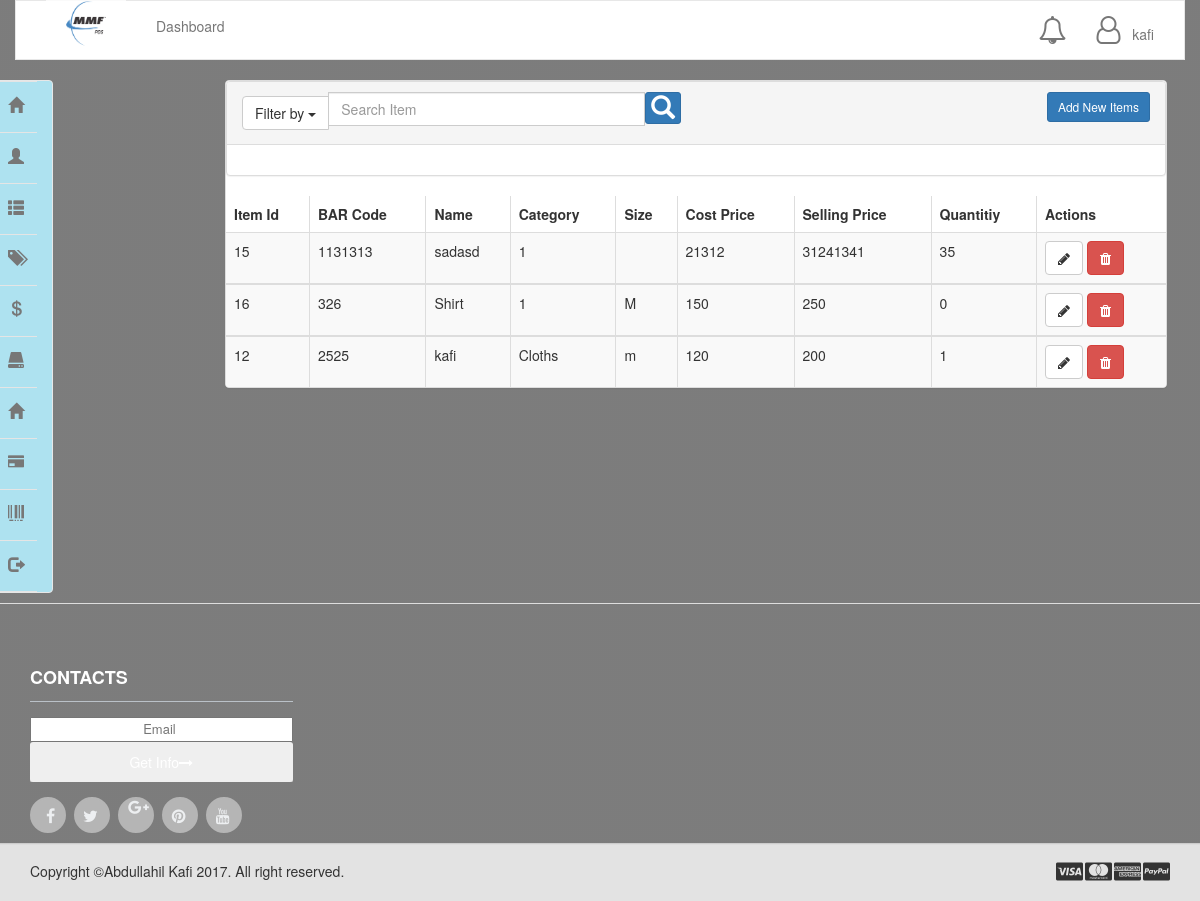
The page /items.php (signed in) on the database its author committed.
### tables this page shows
CREATE TABLE `items` (
  `id` varchar(30) NOT NULL,
  `barcode` varchar(45) NOT NULL,
  `name` varchar(45) NOT NULL,
  `category` varchar(45) NOT NULL,
  `size` varchar(45) NOT NULL,
  `cprice` int(11) NOT NULL,
  `sprice` int(11) NOT NULL,
  `quantity` int(11) NOT NULL
);

### function.php (called while the page is built, shortened)
<?php
require("connection.php");
function select($qry){
	global $con;
	$run = mysqli_query($con, $qry);
	return $run;
}

### items.php (the view, shortened to what this page needs)
<?php
    require("header.php");
?>
    <div class="panel panel-default">
      <table class="table">
          <div class="panel panel-default panel-table">
              <div class="panel-heading">
                <div class="row">
                  <div class="col col-xs-6">
                    <div class="input-group">
                    <div class="input-group-btn search-panel">
                        <button type="button" class="btn btn-default dropdown-toggle" data-toggle="dropdown">
                          <span id="search_concept">Filter by</span> <span class="caret"></span>
                        </button>
                    </div>
                    <form method="POST" action="itemsSearch.php" >
                    <input type="text" class="form-control" name="search" placeholder="Search Item" id="str" value="">
                    <span class="input-group-btn">
                        <p data-placement="top" data-toggle="tooltip" title="Edit"><button class="btn btn-primary btn-xs" type="submit" data-title="Edit" data-toggle="modal" data-target="#edit" value="ser" name="submit" ><span class="glyphicon glyphicon-search fa-2x"></span></button></p>
                    </span>
                </div>
                  </div>
                  <div class="col col-xs-6 text-right imp" style="float: right !important;">
                    <a href="edit_items_add.php" style="text-decoration: none; color: #ffffff;"><button type="button" class="btn btn-sm btn-primary btn-create">Add New Items</button></a>
                  </div>
                </div>
              </div>
              <div class="panel-body">
                <table class="table table-striped table-bordered table-list">
                  <thead>
                    <tr>
                        <th>Item Id</th>
                        <th>BAR Code</th>
                        <th>Name</th>
                        <th>Category</th>
                        <th>Size</th>
                        <th>Cost Price</th>
                        <th>Selling Price</th>
                        <th>Quantitiy</th>
                        <th>Actions</th>
                    </tr>
                  </thead>
                    <?php
                    $run = select("SELECT * FROM  items");
                    while($row=mysqli_fetch_array($run)){
                    ?>
                    <tbody>
                    <tr>
                        <td class="hidden-xs"><?php echo $row['id']; ?></td>
                        <td class="hidden-xs"><?php echo $row['barcode']; ?></td>
                        <td><?php echo $row['name']; ?></td>
                        <td><?php echo $row['category']; ?></td>
                        <td><?php echo $row['size']; ?></td>
                        <td><?php echo $row['cprice']; ?></td>
                        <td><?php echo $row['sprice']; ?></td>
                        <td><?php echo $row['quantity']; ?></td>
                        <td><a class="btn btn-default" href="edit_items_add.php?edt=<?php echo $row['id']; ?>"><em
                                        class="fa fa-pencil"></em></a>
                            <a class="btn btn-danger" href="items.php?del=<?php echo $row['id']; ?>"><em
                                        class="fa fa-trash"></em></a></td>
                    </tr>
                    <?php
                    }
                    ?>
                    </tbody>
                </table>
              </div>
</div>
</div>
<?php
    include("footer.php");
    ?>

### header.php (shortened to what this page needs)
<?php
require("function.php");
?>
<!DOCTYPE html>
<html lang="en">
<head>
	<link rel="stylesheet" href="css/bootstrap.min.css">
	<link rel="stylesheet" type="text/css" href="css/font-awesome.min.css">
	<link rel="stylesheet" type="text/css" href="style.css">
    <link rel="stylesheet" type="text/css" href="cartcss.css">
</head>
<body onload="startTime()">
  <div class="container">
    <div class="row">
          <nav class="navbar navbar-default nav-btm ctmenu" data-spy= data-offset-top="0" data-offset-bottom="200">
            <div class="container-fluid">
                <div class="navbar-header">
                  <a class="navbar-brand" href="#"><img src="images/logo.png" id="logo"></a>
                </div>
                <div class="collapse navbar-collapse" id="bs-example-navbar-collapse-1">
                  <ul class="nav navbar-nav">
                    <li class=""><a href="index.html">Dashboard</a></li>
                  </ul>
                    <ul class="nav navbar-nav navbar-right">
                      <li><div id="txt"></div></li>
                      <li><a href="#"><i class="fa fa-bell-o fa-2x" aria-hidden="true"></i></a></li>
                        <li><a href="#"><i class="fa fa-user-o fa-2x" aria-hidden="true"></i>&nbsp;&nbsp; <?php echo $_SESSION['usr']; ?></a></li>
                    </ul>
                </div>
            </div>
          </nav>
      </div>
    <div class="row">
    <div class ="sidebarcustom col-md-2">
    <nav class="navbar navbar-default sidebar col-md-12 sideee" role="navigation">
    <div class="container-fluid">
    <div class="collapse navbar-collapse" id="bs-sidebar-navbar-collapse-1">
      <ul class="nav navbar-nav">
        <li><a href="home.php">Dashboard<span style="font-size:16px;" class="pull-right hidden-xs showopacity glyphicon glyphicon-home"></span></a></li>
        <li><a href="customers.php">Customers<span style="font-size:16px;"></span><span style="font-size:16px;" class="pull-right hidden-xs showopacity glyphicon glyphicon-user"></span></a></li>
        <li ><a href="items.php">Items<span style="font-size:16px;" class="pull-right hidden-xs showopacity glyphicon glyphicon-th-list"></span></a></li>
        <li ><a href="pricerules.php">Price Rules<span style="font-size:16px;" class="pull-right hidden-xs showopacity glyphicon glyphicon-tags"></span></a></li>
        <li ><a href="salev1.php">Sale<span style="font-size:16px;" class="pull-right hidden-xs showopacity glyphicon glyphicon-usd"></span></a></li>
        <li ><a href="storage.php">Storage<span style="font-size:16px;" class="pull-right hidden-xs showopacity glyphicon glyphicon-hdd"></span></a></li>
        <li ><a href="locations.php">Locations<span style="font-size:16px;" class="pull-right hidden-xs showopacity glyphicon glyphicon-home"></span></a></li>
        <li ><a href="giftcards.php">Gift Cards<span style="font-size:16px;" class="pull-right hidden-xs showopacity glyphicon glyphicon-credit-card"></span></a></li>
        <li ><a href="barcode.php">Barcode<span style="font-size:16px;" class="pull-right hidden-xs showopacity glyphicon glyphicon-barcode"></span></a></li>
        <li ><a href="home.php?out=<?php echo $_SESSION['usr']; ?>">Log Out<span style="font-size:16px;" class="pull-right hidden-xs showopacity glyphicon glyphicon-log-out"></span></a></li>
      </ul>
    </div>
  </div>
</nav>
</div>
<div class="contents col-md-10">

### footer.php (shortened to what this page needs)
</div>
<footer>
    <div class="footer" id="footer">
        <div class="container">
            <div class="row">
                <div class="col-lg-3  col-md-3 col-sm-6 col-xs-12 ">
                    <h3>Contacts</h3>
                    <ul>
                        <li>
                            <div class="input-append newsletter-box text-center">
                                <input type="text" class="full text-center" placeholder="Email ">
                                <button class="btn  bg-gray" type="button">Get Info<i class="fa fa-long-arrow-right"> </i> </button>
                            </div>
                        </li>
                    </ul>
                    <ul class="social">
                        <li> <a href="https://www.facebook.com/kafiabdullah1"> <i class=" fa fa-facebook"> </i></a></li>
                        <li> <a href="#"> <i class="fa fa-twitter">   </i> </a> </li>
                        <li> <a href="#"> <i class="fa fa-google-plus">   </i> </a> </li>
                        <li> <a href="#"> <i class="fa fa-pinterest">   </i> </a> </li>
                        <li> <a href="#"> <i class="fa fa-youtube">   </i> </a> </li>
                    </ul>
                </div>
            </div>
        </div>
    </div>
    <div class="footer-bottom">
        <div class="container">
            <p class="pull-left"> Copyright ©Abdullahil Kafi 2017. All right reserved. </p>
            <div class="pull-right">
                <ul class="nav nav-pills payments">
                  <li><i class="fa fa-cc-visa"></i></li>
                    <li><i class="fa fa-cc-mastercard"></i></li>
                    <li><i class="fa fa-cc-amex"></i></li>
                    <li><i class="fa fa-cc-paypal"></i></li>
                </ul>
            </div>
        </div>
    </div>
</footer>
</body>
</html>

### style.css (style rules this page uses)
body { background: linear-gradient(rgba(0,0,0,.3),rgba(0,0,0,.3)), rgba(0,0,0,.3) url(images/body1.jpg); background-size: cover; }
.ctmenu { background: #ffffff !important; z-index: 1000; border-radius: 0; }
#logo { height:55px; width: 80px; margin-top: -20px; opacity: 0.8; }
#txt { text-decoration-color: grey; text-decoration: bold; padding: 5px; margin-top: 10px; }
nav.sidebar, .main { -webkit-transition: margin 200ms ease-out; -moz-transition: margin 200ms ease-out; -o-transition: margin 200ms ease-out; transition: margin 200ms ease-out; }
.sideee { background: #AEE2F0 !important; }
.sidebarcustom { margin-left: -17px !important; }
.contents { margin-left: 17px !important; padding-right: 18px !important; margin-right: 0px !important; }
.full { width: 100%; }
.footer { background: transparent; height: auto; padding-bottom: 10px; padding-top: -30px; position: relative; width: 100%; border-bottom: 1px solid #CCCCCC; border-top: 1px solid #DDDDDD; margin-top: 10px; }
.footer h3 { border-bottom: 1px solid #BAC1C8; color: white; font-size: 18px; font-weight: 600; line-height: 27px; padding: 40px 0 10px; text-transform: uppercase; }
.footer ul { font-size: 13px; list-style-type: none; margin-left: 0; padding-left: 0; margin-top: 15px; color: #7F8C8D; }
.footer ul li a { padding: 0 0 5px 0; display: block; }
.footer a { color: #78828D }
.newsletter-box .btn { border: medium none; -webkit-border-radius: 3px; -moz-border-radius: 3px; -o-border-radius: 3px; -ms-border-radius: 3px; border-radius: 3px; display: inline-block; height: 40px; padding: 0; width: 100%; color: #fff; }
.newsletter-box { overflow: hidden; }
.bg-gray { background-image: -moz-linear-gradient(center bottom, #BBBBBB 0%, #F0F0F0 100%); box-shadow: 0 1px 0 #B4B3B3; }
.social li { background: none repeat scroll 0 0 #B5B5B5; border: 2px solid #B5B5B5; -webkit-border-radius: 50%; -moz-border-radius: 50%; -o-border-radius: 50%; -ms-border-radius: 50%; border-radius: 50%; float: left; height: 36px; line-height: 36px; margin: 0 8px 0 0; padding: 0; text-align: center; width: 36px; transition: all 0.5s ease 0s; -moz-transition: all 0.5s ease 0s; -webkit-transition: all 0.5s ease 0s; -ms-transition: all 0.5s ease 0s; -o-transition: all 0.5s ease 0s; }
.social li a { color: #EDEFF1; }
.social li a i { font-size: 16px; margin: 0 0 0 5px; color: #EDEFF1 !important; }
.footer-bottom { background: #E3E3E3; border-top: 1px solid #DDDDDD; padding-top: 10px; padding-bottom: 10px; }
.footer-bottom p.pull-left { padding-top: 6px; }
.payments { font-size: 1.5em; }
@media (min-width: 765px) { nav.sidebar.navbar.sidebar>.container .navbar-brand, .navbar>.container-fluid .navbar-brand { margin-left: 0px; } }
@media (min-width: 765px) { nav.sidebar a { padding-right: 13px; } }
@media (min-width: 765px) { nav.sidebar .navbar-nav > li:first-child { border-top: 1px #e5e5e5 solid; } }
@media (min-width: 765px) { nav.sidebar .navbar-nav > li { border-bottom: 1px #e5e5e5 solid; } }
@media (min-width: 765px) { nav.sidebar .navbar-collapse, nav.sidebar .container-fluid { padding: 0 0px 0 0px; } }
@media (min-width: 765px) { nav.sidebar { width: 200px; height: 100%; margin-left: -160px; float: left; margin-bottom: 0px; } }
@media (min-width: 765px) { nav.sidebar li { width: 100%; } }

### rows shown on the page
items: id "15", barcode "1131313", name "sadasd", category "1", cprice "21312", sprice "31241341", quantity "35"
items: id "16", barcode "326", name "Shirt", category "1", size "M", cprice "150", sprice "250", quantity "0"
items: id "12", barcode "2525", name "kafi", category "Cloths", size "m", cprice "120", sprice "200", quantity "1"

### other values the page prints
$_SESSION['usr'] "kafi"
